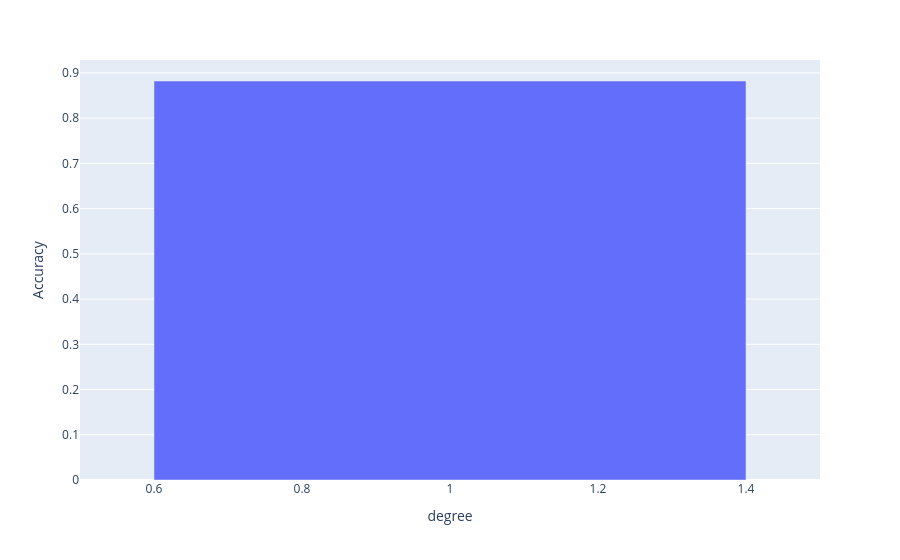
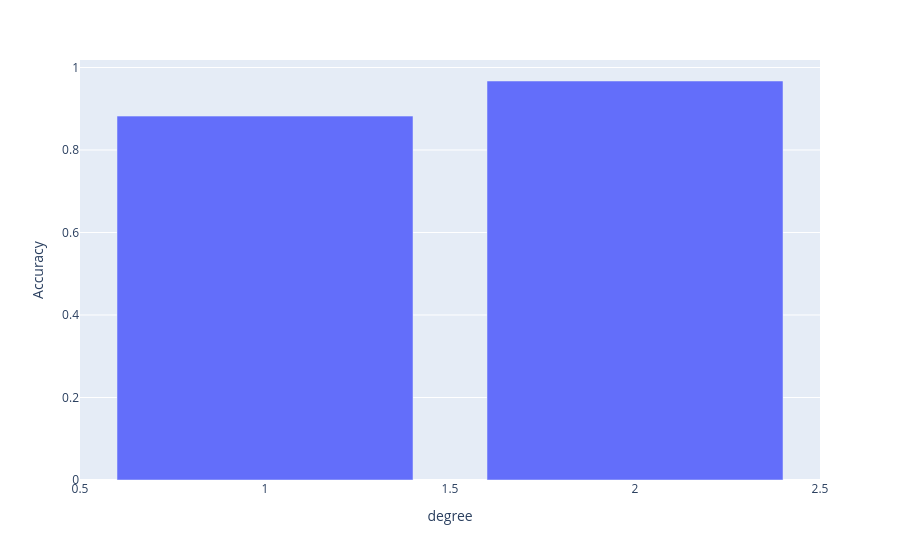
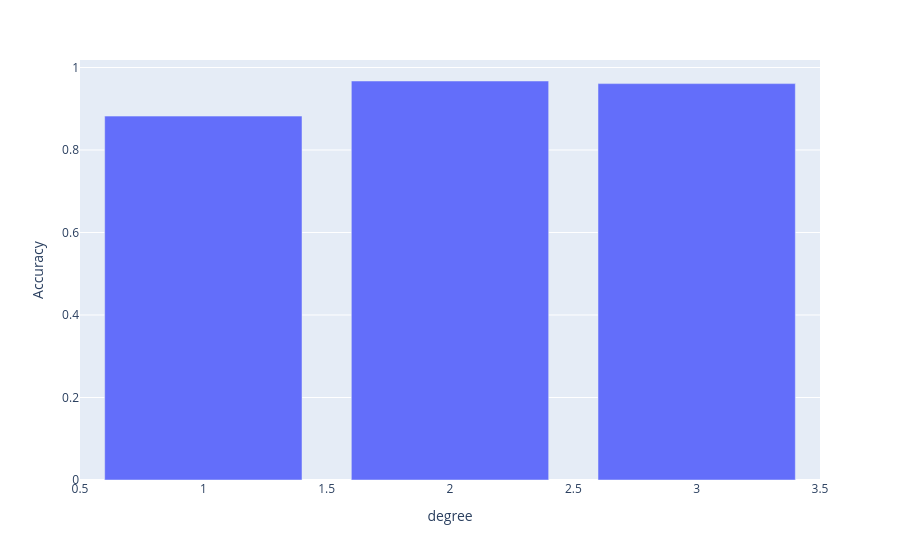
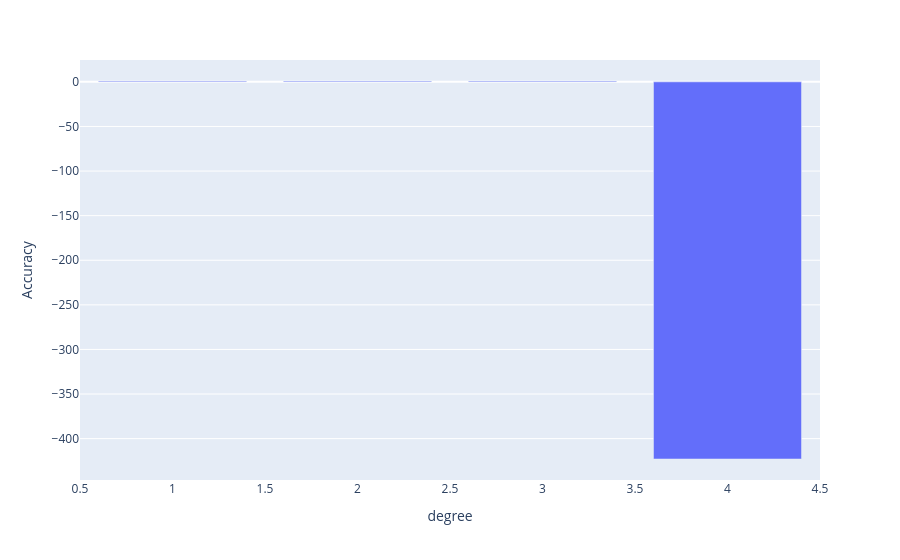

The notebook cell these images were saved under, in order:
### Code cell
data={}
result=[]
for i in range(1,21):
    poly=PolynomialFeatures(degree=i)
    x_poly_train=poly.fit_transform(Xtrain)
    x_poly_text=poly.transform(Xtest)
    model = LinearRegression()
    model.fit(x_poly_train, ytrain)
    predictions = model.predict(x_poly_text)
    acc = r2_score(ytest,predictions)
    data[i]=acc
    result.append({"degree":i,"Accuracy":acc})
    fig=px.bar(result,x="degree",y="Accuracy")
    fig.show()

### Figure 1 — Plotly figure (JSON) as saved in the notebook; plotly's stock layout.template omitted (floating-point values rounded to 4 significant figures)
{"data": [{"hovertemplate": "degree=%{x}<br>Accuracy=%{y}<extra></extra>", "legendgroup": "", "marker": {"color": "#636efa", "pattern": {"shape": ""}}, "name": "", "orientation": "v", "showlegend": false, "textposition": "auto", "type": "bar", "x": [1], "xaxis": "x", "y": [0.8821], "yaxis": "y"}], "layout": {"barmode": "relative", "legend": {"tracegroupgap": 0}, "margin": {"t": 60}, "xaxis": {"anchor": "y", "domain": [0, 1], "title": {"text": "degree"}}, "yaxis": {"anchor": "x", "domain": [0, 1], "title": {"text": "Accuracy"}}}}

### Figure 2 — Plotly figure (JSON) as saved in the notebook; plotly's stock layout.template omitted (floating-point values rounded to 4 significant figures)
{"data": [{"hovertemplate": "degree=%{x}<br>Accuracy=%{y}<extra></extra>", "legendgroup": "", "marker": {"color": "#636efa", "pattern": {"shape": ""}}, "name": "", "orientation": "v", "showlegend": false, "textposition": "auto", "type": "bar", "x": [1, 2], "xaxis": "x", "y": [0.8821, 0.9673], "yaxis": "y"}], "layout": {"barmode": "relative", "legend": {"tracegroupgap": 0}, "margin": {"t": 60}, "xaxis": {"anchor": "y", "domain": [0, 1], "title": {"text": "degree"}}, "yaxis": {"anchor": "x", "domain": [0, 1], "title": {"text": "Accuracy"}}}}

### Figure 3 — Plotly figure (JSON) as saved in the notebook; plotly's stock layout.template omitted (floating-point values rounded to 4 significant figures)
{"data": [{"hovertemplate": "degree=%{x}<br>Accuracy=%{y}<extra></extra>", "legendgroup": "", "marker": {"color": "#636efa", "pattern": {"shape": ""}}, "name": "", "orientation": "v", "showlegend": false, "textposition": "auto", "type": "bar", "x": [1, 2, 3], "xaxis": "x", "y": [0.8821, 0.9673, 0.9609], "yaxis": "y"}], "layout": {"barmode": "relative", "legend": {"tracegroupgap": 0}, "margin": {"t": 60}, "xaxis": {"anchor": "y", "domain": [0, 1], "title": {"text": "degree"}}, "yaxis": {"anchor": "x", "domain": [0, 1], "title": {"text": "Accuracy"}}}}

### Figure 4 — Plotly figure (JSON) as saved in the notebook; plotly's stock layout.template omitted (floating-point values rounded to 4 significant figures)
{"data": [{"hovertemplate": "degree=%{x}<br>Accuracy=%{y}<extra></extra>", "legendgroup": "", "marker": {"color": "#636efa", "pattern": {"shape": ""}}, "name": "", "orientation": "v", "showlegend": false, "textposition": "auto", "type": "bar", "x": [1, 2, 3, 4], "xaxis": "x", "y": [0.8821, 0.9673, 0.9609, -422.8], "yaxis": "y"}], "layout": {"barmode": "relative", "legend": {"tracegroupgap": 0}, "margin": {"t": 60}, "xaxis": {"anchor": "y", "domain": [0, 1], "title": {"text": "degree"}}, "yaxis": {"anchor": "x", "domain": [0, 1], "title": {"text": "Accuracy"}}}}
